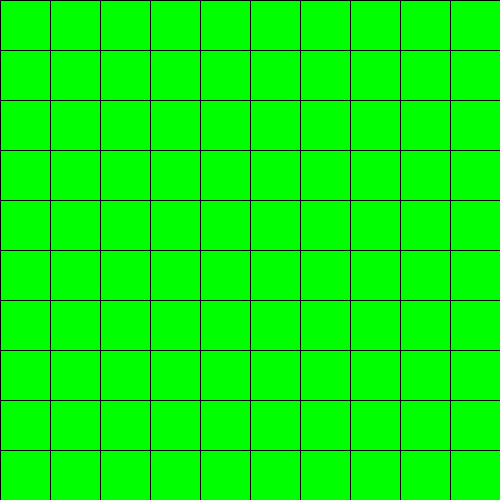
Frame 1 (no input)
Frame 60 (the mouse pressed at the canvas centre just before this capture): identical to frame 1, image omitted
Frame 120 (the mouse held since frame 60 and released just before this capture): identical to frame 1, image omitted

The Processing sketch that drew this single still picture (run headless with seeded random() and noise(); from frame 60 on, the mouse is pressed at the canvas centre):

// Processing sketch: floding_of_map
// ── floding_of_map.pde
Grid grid;
int[][] numbers = new int[10][10];
int r, g, b;
int dr, dg, db;
int rows = 10;
int colums = 10;
int mx;
int my;
int rain;
int damnx, damny;
boolean damned = false;
boolean p = false;
void setup() {
  size (500, 500);
  grid = new Grid();
  for ( int i = 0; i < rows; i++) {
    for (int j = 0; j < colums; j++) {
      numbers[i][j] = 200;
    }
  }

  r= 0;
  g= 255;
  b= 0;
}

void draw() {
  grid.draw();
  if (p == true && rain < numbers[my][mx]) { 
    fill(r, g, b);
    rect(mx*50, my*50, 50, 50);
    fill(0);
    // text(numbers[my][mx], (mx*width /colums) + (width/colums)/2, (my *height /rows) + (height/rows)/2);
  }
  if (damned == true && rain < numbers[my][mx]) {
    fill(dr, dg, db);

    numbers[damny][damnx] = 900 ;

    rect(damnx*50, damny*50, 50, 50);
    //fill(0,255,0);
    //rect(damnx*50,damny*50,50,50);
  }
}
public void keyPressed() {
  p = true;
  if (key == 's') {
    my = int(mouseY/50);
    mx = int(mouseX/50);

    numbers[my][mx] += -60 ;

    g = numbers[my][mx] / 10;
    b = numbers[my][mx] / 5 ;
    r = numbers[my][mx] / 2 ;
  }



  if (key == 'w') {
    my = int(mouseY/50);
    mx = int(mouseX/50);

    numbers[my][mx] += 50 ;


    g = numbers[my][mx] / 5;
    b = numbers[my][mx] / 10 ;
    r = numbers[my][mx] / 2 ;
  }


  if (key == 'd') {
    my = int(mouseY/50);
    mx = int(mouseX/50);

    numbers[my][mx] = 900 ;

    g = 255;
    b = 255 ;
    r = 255 ;

    if (int(mouseX/50) + 1 < 9) {
      damny = int(mouseY/50);
      damnx = int(mouseX/50) +1 ;
      dg = 255;
      db = 0 ;
      dr = 0 ;
      damned = true;
    }
  }
  if (key == 'a') {
    my = int(mouseY/50);
    mx = int(mouseX/50);

    numbers[my][mx] = 900 ;

    g = 255;
    b = 255 ;
    r = 255 ;

    if (int(mouseX/50)  != 0) {
      damny = int(mouseY/50);
      damnx = int(mouseX/50) -1 ;
      dg = 255;
      db = 0 ;
      dr = 0 ;
      damned = true;
    }
  }
  if (key == 'z') {
    my = int(mouseY/50);
    mx = int(mouseX/50);

    numbers[my][mx] = 900 ;

    g = 255;
    b = 255 ;
    r = 255 ;
    if (int(mouseY/50) + 1< 9) {
      damny = int(mouseY/50)+1;
      damnx = int(mouseX/50)  ;
      dg = 255;
      db = 0 ;
      dr = 0 ;
      damned = true;
    }
  }
  if (key == 'x') {
    my = int(mouseY/50);
    mx = int(mouseX/50);
    numbers[my][mx] = 900 ;
    g = 255;
    b = 255 ;
    r = 255 ;
    if (int(mouseY/50) != 0) {
      damny = int(mouseY/50)-1;
      damnx = int(mouseX/50)  ;
      dg = 255;
      db = 0 ;
      dr = 0 ;
      damned = true;
    }
  }
}

void mousePressed() {
  rain += 100;
  for ( int i = 0; i < rows; i++) {
    for (int j = 0; j < colums; j++) {
      if (rain >= numbers[i][j]) {
        fill(0, 0, 255);
        rect(j*50, i*50, 50, 50);
      }
    }
  }
}

// ── grid.pde
public class Grid{
  boolean grid;
  public Grid(){
  grid = false;
}
  public void draw(){
    if (grid == false) {
    for ( int i = 0; i < rows; i++) {
      for (int j = 0; j < colums; j++) {
        fill(0, 255, 0);   
        rect(j*width/colums, i * height/rows, 50, 50);
        fill(0);
        grid = true;
      }
    }
  }
  }
}
